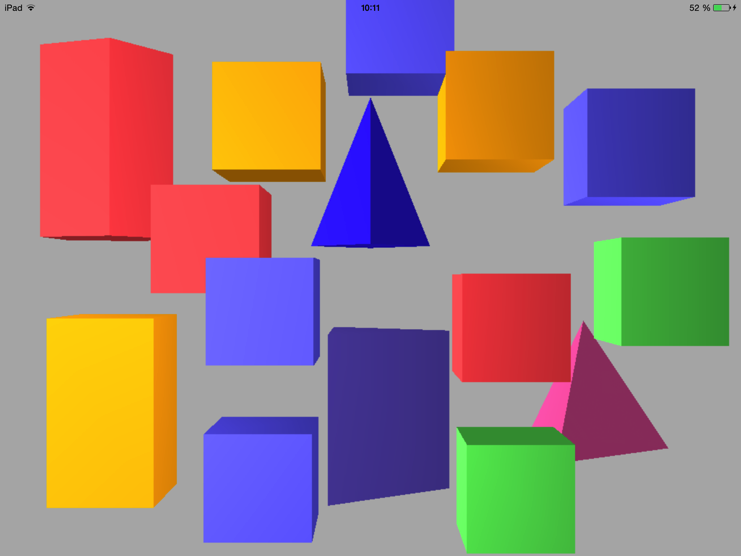
#> input picture Photos/Shapes.png, 741 x 556 px
$ python task2.py
#> lines starting #> are read from the running program, lines starting #| are printed output that depends on the picture; after the words box and inside, x2 and y2 are one past the last pixel; in counts of white or black regions, pixels touching at a corner belong together
import cv2 as cv
import numpy as np

img=cv.imread('../Photos/Shapes.png')
#> img is the input picture: shape (556, 741, 3); mean B, G, R 130.6, 130.5, 156.3
cv.imshow('Shapes',img)


# Blur Image
blur=cv.GaussianBlur(img,(9,9),0)
cv.imshow('Blurred Image',blur)


# Edge Detection
canny=cv.Canny(blur,145,175)
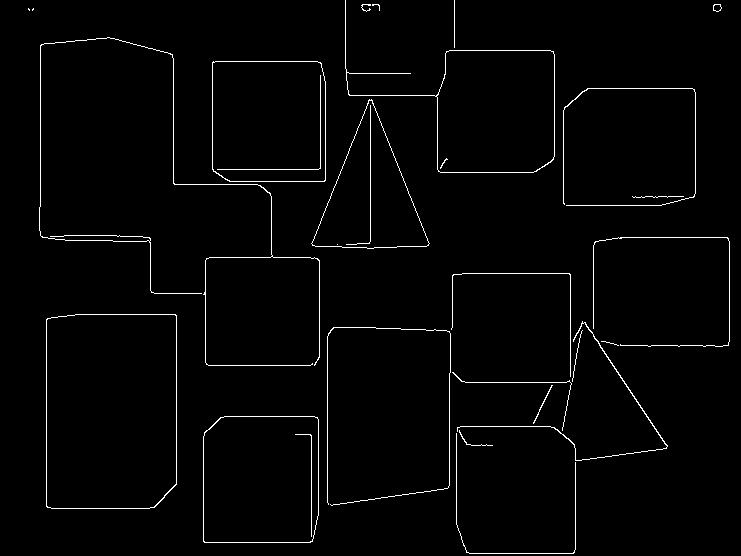
#> canny: shape (556, 741); 1.9% white in thin lines or dots
cv.imshow('Canny Image',canny)


# Dilated Image
dilated = cv.dilate(canny, (7,7), iterations=3)
#> dilated: shape (556, 741); 4.6% white; 11 white regions (2 under 20 px), largest, box (x1, y1, x2, y2) and area: (327, 237, 730, 556) 6077, (39, 37, 326, 369) 5147, (311, 0, 555, 252) 3321
cv.imshow('Dilated', dilated)


# Eroding
eroded = cv.erode(dilated, (7,7), iterations=3)
#> eroded: shape (556, 741); 1.9% white in thin lines or dots
cv.imshow('Eroded', eroded)


# Boundaries of Image
blank = np.zeros(img.shape, dtype='uint8')

contours, hierarchies=cv.findContours(canny,cv.RETR_EXTERNAL,cv.CHAIN_APPROX_SIMPLE) # Take edges, mode, approximation method
#> contours = 24 contours, 15 with area under 20; largest, box (x1, y1, x2, y2) and area: (46, 314, 177, 509) 24868, (203, 416, 319, 543) 14228, (345, 0, 555, 173) 13855, (212, 61, 326, 182) 13410, (311, 99, 430, 249) 8971
print(f'{len(contours)} contours found!')
#| 24 contours found!

cv.drawContours(blank,contours, -1, (255,0,255), 1)
cv.imshow('Contours Drawn', blank)


# Draw a rectangle on the detected image
objects=img.copy()
for cnt in contours:
    x,y,w,h = cv.boundingRect(cnt)
    objects=cv.rectangle(objects,(x,y),(x+w,y+h),(0,255,255),2)
#> this loop made 24 passes
#> (x, y, w, h) on passes 1 to 12: (456, 433, 120, 121), (459, 430, 34, 16), (203, 416, 116, 127), (533, 385, 20, 39), (452, 372, 120, 59), (601, 341, 18, 5), (572, 330, 11, 52), (327, 327, 124, 179), (457, 321, 211, 140), (46, 314, 131, 195), (451, 273, 120, 104), (593, 237, 137, 110)
#> (cnt, x, y, w, h) on passes 18, 19, 23: ([[33, 8], [32, 9], [32, 10], [33, 9]], 32, 8, 2, 3), ([[28, 8], [28, 9], [29, 10], [29, 9]], 28, 8, 2, 3), ([[454, 0], [454, 47]], 454, 0, 1, 48)
#> pass 1, `objects=cv.rectangle(objects,(x,y),(x+w,y+h),(0,255,255),2)`:
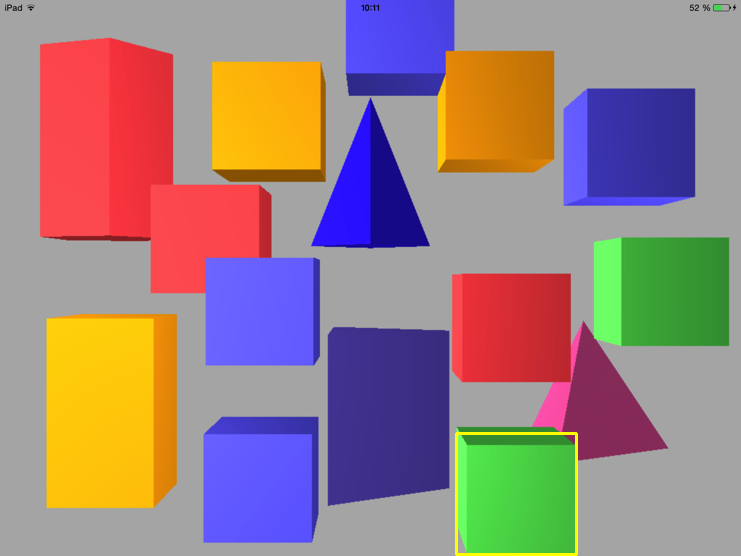
#> objects: shape (556, 741, 3); 0.35% of pixels changed, all inside (x1, y1, x2, y2) = (455, 432, 578, 556)
#> after the loop:
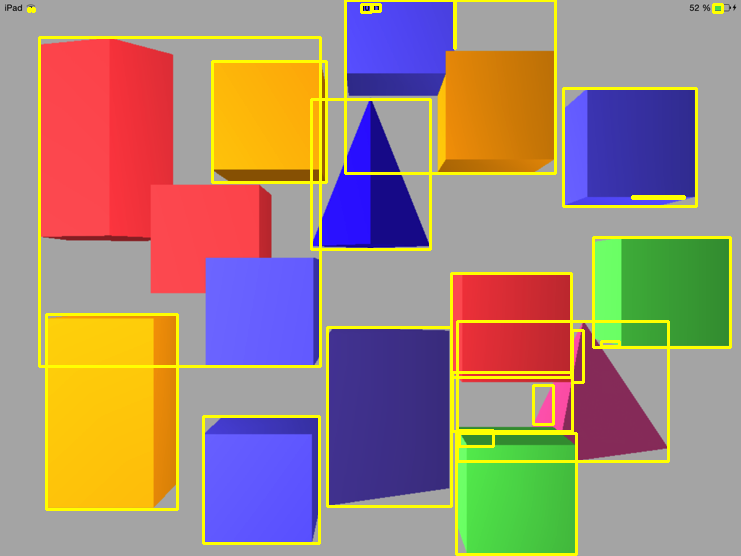
#> objects: shape (556, 741, 3); mean B, G, R 122.7, 137, 162
cv.imshow('Rectangle on objects',objects)


# Crop the image of detected objects
for i, cnt in enumerate(contours):
    x, y, w, h = cv.boundingRect(cnt)
    cropped = img[y:y+h, x:x+w]
    cv.imshow(f'Cropped Object{i+1}', cropped) # Show only last cropped object
#> this loop made 24 passes
#> pass 1, `cropped = img[y:y+h, x:x+w]`:
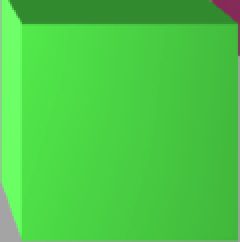
#> cropped: shape (121, 120, 3) (shown 2 times larger); mean B, G, R 70.3, 202.2, 76
#> pass 3, `cropped = img[y:y+h, x:x+w]`:
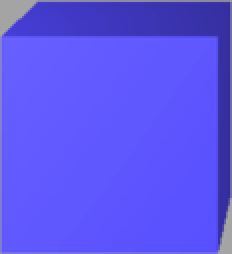
#> cropped: shape (127, 116, 3) (shown 2 times larger); mean B, G, R 239.1, 84.1, 92


# Split all three bands of the image without using cv2
# OpenCV uses BGR format
blue  = img[:, :, 0]
green = img[:, :, 1]
red   = img[:, :, 2]
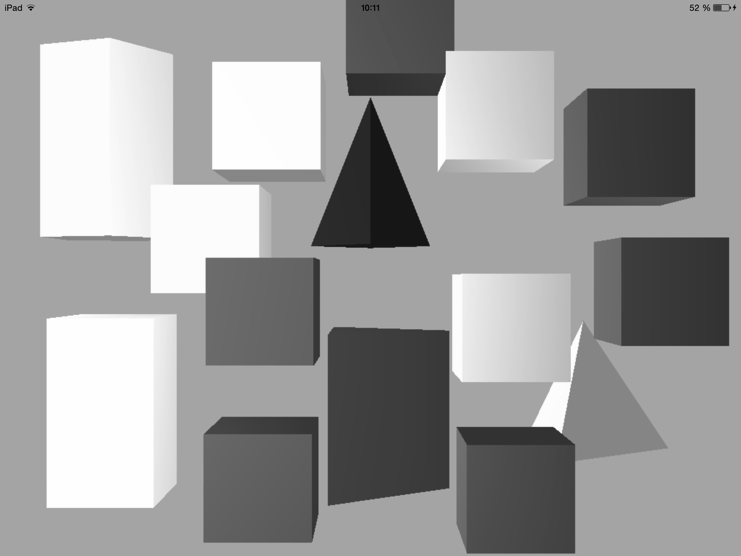
#> red: shape (556, 741); min 0, max 254, mean 156.3

cv.imshow('Blue Image',blue)
cv.imshow('Green Image',green)
cv.imshow('Red Image',red)


# Add black and white border padding to the image and display
# Add black border
black_border = cv.copyMakeBorder(img, 20, 20, 20, 20,borderType=cv.BORDER_CONSTANT,value=(0, 0, 0))

# Add white border
white_border = cv.copyMakeBorder(img, 20, 20, 20, 20,borderType=cv.BORDER_CONSTANT,value=(255, 255, 255))
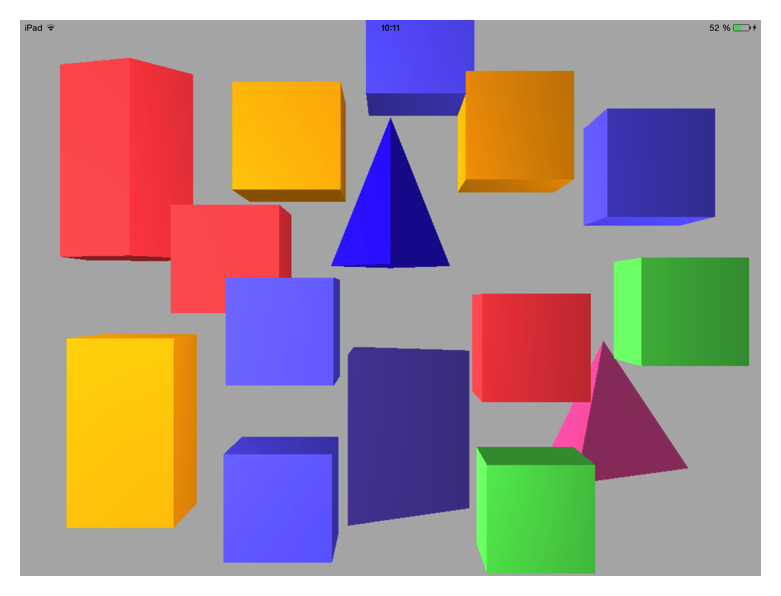
#> white_border: shape (596, 781, 3); mean B, G, R 144.9, 144.8, 167.6

cv.imshow("Black Border", black_border)
cv.imshow("White Border", white_border)

cv.waitKey(0)
